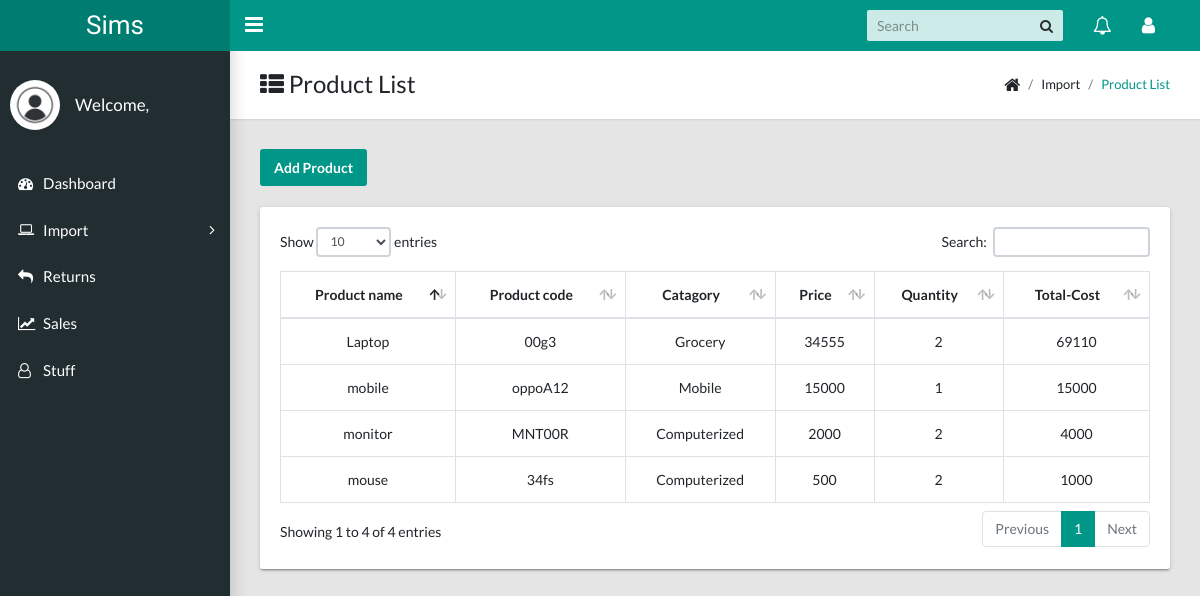
/products/, run on an earlier commit of the app's database.
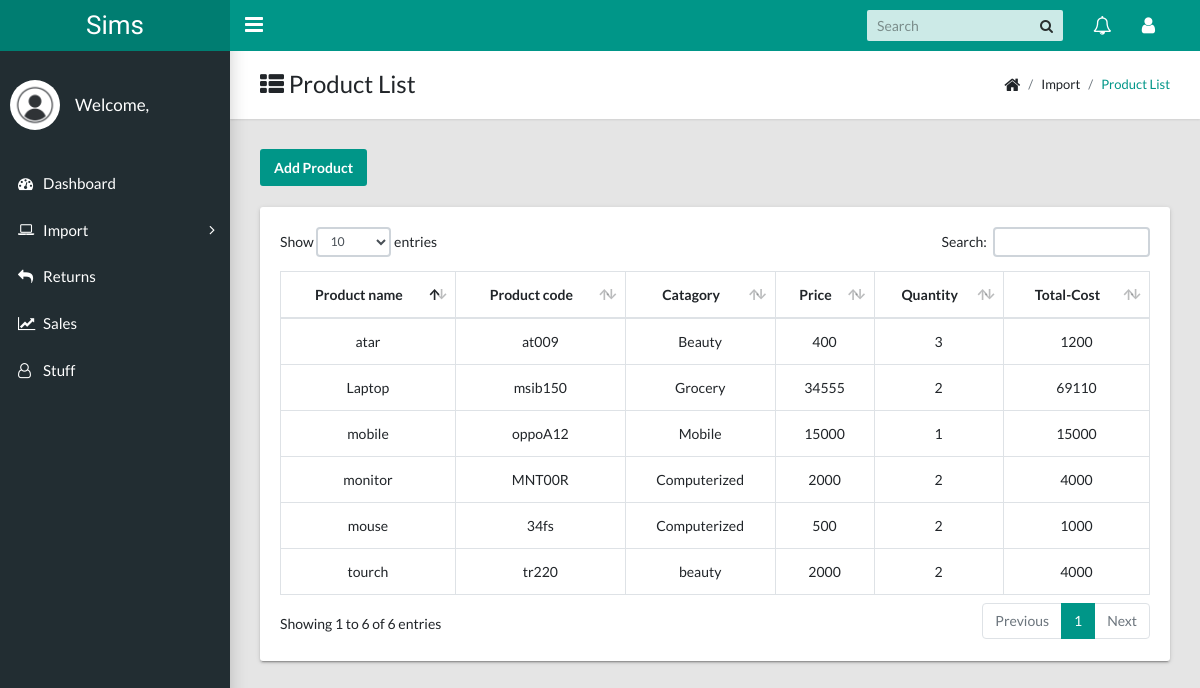
And on a later commit of the database.
### account/models.py (models this page shows, shortened)
class addProduct(models.Model):
    P_name = models.CharField(max_length=25,blank=False,null=False)
    P_code = models.CharField(max_length=25,blank=False,null=False)
    P_category = models.CharField(max_length=25,blank=False,null=False)
    P_price = models.IntegerField()
    P_quantity = models.IntegerField()
    def total(self):
        return self.P_price * self.P_quantity

### account/views.py (the view)
# urls.py: path('products/', views.product_set, name='products' ),
def product_set(request):
    dataset = addProduct.objects.all()
    context = {
        'set':dataset
    }
    return render(request,'products.html',context)

### templates/products.html (shortened to what this page needs)
<!DOCTYPE html>
{% load static %}
<html lang="en">
  <head>
    <link rel="stylesheet" type="text/css" href="{% static 'css/main.css' %}">
    <link rel="stylesheet" type="text/css" href="https://maxcdn.bootstrapcdn.com/font-awesome/4.7.0/css/font-awesome.min.css">
  </head>
  <body class="app sidebar-mini">
    <header class="app-header"><a class="app-header__logo" href="#">Sims</a>
      <a class="app-sidebar__toggle" href="#" data-toggle="sidebar" aria-label="Hide Sidebar"></a>
      <ul class="app-nav">
        <li class="app-search">
          <input class="app-search__input" type="search" placeholder="Search">
          <button class="app-search__button"><i class="fa fa-search"></i></button>
        </li>
        <li class="dropdown"><a class="app-nav__item" href="#" data-toggle="dropdown" aria-label="Show notifications"><i class="fa fa-bell-o fa-lg"></i></a>
        </li>
        <li class="dropdown"><a class="app-nav__item" href="#" data-toggle="dropdown" aria-label="Open Profile Menu"><i class="fa fa-user fa-lg"></i></a>
        </li>
      </ul>
    </header>
    <aside class="app-sidebar">
      <div class="app-sidebar__user"><img class="app-sidebar__user-avatar img-fluid" src="{% static 'images/avatar.jpg' %}" alt="User Image" >
        <div>
          <p class="app-sidebar__user-name">Welcome,</p>
        </div>
      </div>
      <ul class="app-menu">
        <li><a class="app-menu__item" href="{% url 'account:home' %}"><i class="app-menu__icon fa fa-dashboard"></i><span class="app-menu__label">Dashboard</span></a></li>
        <li class="treeview"><a class="app-menu__item" href="#" data-toggle="treeview"><i class="app-menu__icon fa fa-laptop"></i><span class="app-menu__label">Import</span><i class="treeview-indicator fa fa-angle-right"></i></a>
        </li>
        <li><a class="app-menu__item" href="{% url 'account:return' %}"><i class="app-menu__icon fa fa-reply" aria-hidden="true"></i><span class="app-menu__label">Returns</span></a></li>
        <li><a class="app-menu__item" href="{% url 'account:sale' %}"><i class="app-menu__icon fa fa-line-chart" aria-hidden="true"></i><span class="app-menu__label">Sales</span></a></li>
        <li><a class="app-menu__item" href="{% url 'account:my_user' %}"><i class="app-menu__icon fa fa-user-o" aria-hidden="true"></i><span class="app-menu__label">Stuff</span></a></li>
      </ul>
    </aside>
    <main class="app-content">
      <div class="app-title">
        <div>
          <h1><i class="fa fa-th-list"></i> Product List</h1>
        </div>
        <ul class="app-breadcrumb breadcrumb side">
          <li class="breadcrumb-item"><i class="fa fa-home fa-lg"></i></li>
          <li class="breadcrumb-item">Import</li>
          <li class="breadcrumb-item active"><a href="#">Product List</a></li>
        </ul>
      </div>
      <a href="{% url 'account:addproducts' %}"><button class="btn btn-primary">Add Product</button></a><br><br>
      <div class="row">
        <div class="col-md-12">
          <div class="tile">
            <div class="tile-body">
              <div class="table-responsive">
                <table class="table table-hover table-bordered text-center" id="sampleTable">
                  <thead>
                    <tr>
                      <th>Product name</th>
                      <th>Product code</th>
                      <th>Catagory</th>
                      <th>Price</th>
                      <th>Quantity</th>
                      <th>Total-Cost</th>
                    </tr>
                  </thead>
                  <tbody>
                  {% for data in set %}
                    <tr>
                      <td>{{data.P_name}}</td>
                      <td>{{data.P_code}}</td>
                      <td>{{data.P_category}}</td>
                      <td>{{data.P_price}}</td>
                      <td>{{data.P_quantity}}</td>
                      <td>{{data.total}}</td>
                    </tr>
                  {% endfor %}
                  </tbody>
                </table>
              </div>
            </div>
          </div>
        </div>
      </div>
    </main>
  </body>
</html>

What changed in the data, as far as the page shows it:
changed addProduct "Laptop": P_code "00g3" → "msib150"
added addProduct: P_name "atar", P_code "at009", P_category "Beauty", P_price "400", P_quantity "3", total "1200"
added addProduct: P_name "tourch", P_code "tr220", P_category "beauty", P_price "2000", P_quantity "2", total "4000"
Also different on the page:
text written by a page script: "Show entries Search: Showing 1 to 4 of 4 entries Previous 1 Next" → "Show entries Search: Showing 1 to 6 of 6 entries Previous 1 Next"
